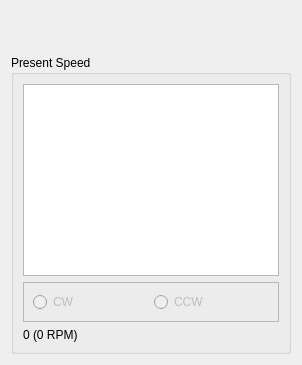
             <widget class="QWidget" name="page23PresentSpeed">
              <layout class="QVBoxLayout" name="verticalLayout_52">
               <item>
                <spacer name="verticalSpacer_25">
                 <property name="orientation">
                  <enum>Qt::Vertical</enum>
                 </property>
                 <property name="sizeHint" stdset="0">
                  <size>
                   <width>20</width>
                   <height>44</height>
                  </size>
                 </property>
                </spacer>
               </item>
               <item>
                <widget class="QGroupBox" name="gbPresentSpeed">
                 <property name="title">
                  <string>Present Speed</string>
                 </property>
                 <layout class="QVBoxLayout" name="verticalLayout_51">
                  <item>
                   <widget class="QGraphicsView" name="gvPresentSpeed"/>
                  </item>
                  <item>
                   <widget class="QFrame" name="frame_29">
                    <property name="frameShape">
                     <enum>QFrame::StyledPanel</enum>
                    </property>
                    <property name="frameShadow">
                     <enum>QFrame::Raised</enum>
                    </property>
                    <layout class="QHBoxLayout" name="horizontalLayout_20">
                     <item>
                      <widget class="QRadioButton" name="rbPSCW">
                       <property name="enabled">
                        <bool>false</bool>
                       </property>
                       <property name="text">
                        <string>CW</string>
                       </property>
                      </widget>
                     </item>
                     <item>
                      <widget class="QRadioButton" name="rbPSCCW">
                       <property name="enabled">
                        <bool>false</bool>
                       </property>
                       <property name="text">
                        <string>CCW</string>
                       </property>
                      </widget>
                     </item>
                    </layout>
                   </widget>
                  </item>
                  <item>
                   <widget class="QLabel" name="lblPresentSpeedValue">
                    <property name="text">
                     <string>0 (0 RPM)</string>
                    </property>
                   </widget>
                  </item>
                 </layout>
                </widget>
               </item>
              </layout>
             </widget>
